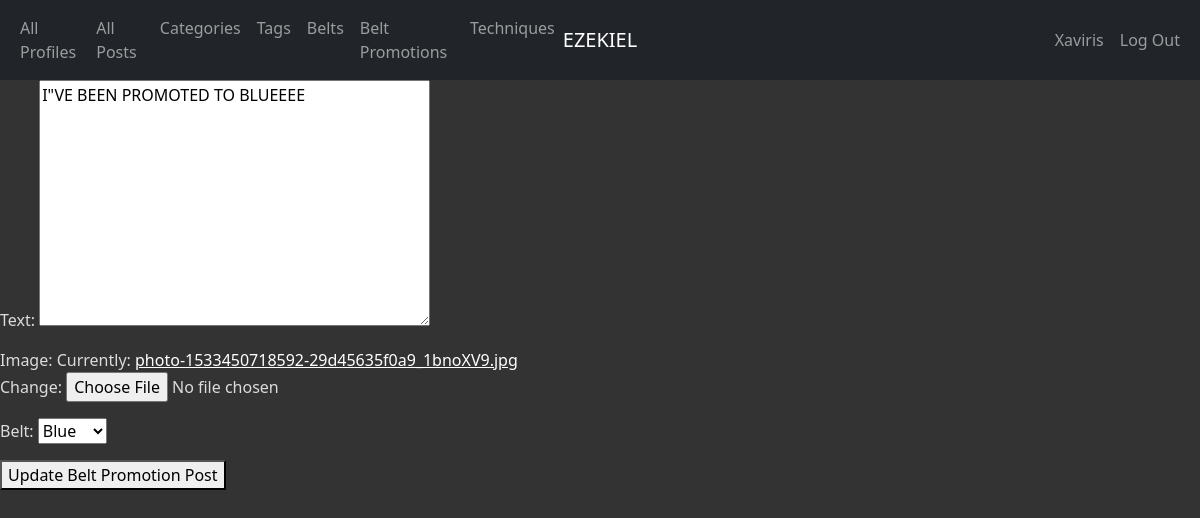
The app's page /belt_promotions/2/update/ (signed in) with its own data.
### app_info/models.py (models this page shows, shortened)
class Profile(AbstractUser):
    profile_id = models.AutoField(primary_key=True)
    first_name = models.CharField(max_length=45)
    last_name = models.CharField(max_length=45)
    join_date = models.DateTimeField(default=timezone.now)
    profile_picture = models.ImageField(default="")
    banner_picture = models.ImageField(default="")
    belt = models.ForeignKey(Belt, related_name='profiles', on_delete=models.PROTECT)
    def get_absolute_url(self):
        return reverse('app_info_profile_detail_urlpattern',
                       kwargs={'pk': self.pk}
                       )
    class Meta:
        ordering = ['first_name']

class BeltPromotionPost(models.Model):
    belt_promotion_post_id = models.AutoField(primary_key=True)
    text = models.TextField()
    image = models.ImageField(default="")
    created_at = models.DateTimeField(auto_now_add=True)
    updated_at = models.DateTimeField(auto_now=True)
    likes = models.IntegerField(default=0)
    profile = models.ForeignKey(Profile, related_name='belt_promotion_posts', on_delete=models.CASCADE)
    belt = models.ForeignKey(Belt, related_name="belt_promotion_posts", on_delete=models.PROTECT)
    def get_update_url(self):
        return reverse('app_info_belt_promotion_post_update_urlpattern',
                       kwargs={'pk': self.pk}
                       )
    class Meta:
        ordering = ['belt']

class Belt(models.Model):
    belt_id = models.AutoField(primary_key=True)
    name = models.CharField(max_length=45)
    def __str__(self):
        return '%s' % (self.name)
    class Meta:
        ordering = ['name']

### app_info/views.py (the view)
class BeltPromotionPostUpdate(LoginRequiredMixin, PermissionRequiredMixin, UpdateView):
    form_class = BeltPromotionPostForm
    model = BeltPromotionPost
    template_name = 'app_info/beltpromotionpost_form_update.html'
    permission_required = ''

### app_info/forms.py (shortened to what this page needs)
class BeltPromotionPostForm(ModelForm):
    class Meta:
        model = BeltPromotionPost
        fields = '__all__'
        exclude = ('created_at', 'updated_at', 'likes', 'profile')

### app_info/templates/app_info/beltpromotionpost_form_update.html (shortened to what this page needs)
{% extends 'app_info/base.html' %}
{% block content %}
    <form
        action="{{ beltpromotionpost.get_update_url }}"
        enctype='multipart/form-data'
        method="post">
        {{ form.as_p }}
        <button type="submit" class="button button-primary">Update Belt Promotion Post</button>
    </form>
{% endblock %}

### app_info/templates/app_info/base.html (shortened to what this page needs)
{% load static %}
<!DOCTYPE html>
<html lang="en">
<head>
  {% load bootstrap5 %}
  {% bootstrap_css %}
        <link rel="stylesheet" type="text/css"
          href="{% static 'app_info/cover.css' %}">
        <link rel="stylesheet" type="text/css"
          href="{% static 'app_info/profile.css' %}">
</head>
<body>
<nav class="navbar navbar-expand-md navbar-dark bg-dark">
    <div class="container-fluid">
        <div class="navbar-collapse collapse w-100 order-1 order-md-0 dual-collapse2">
            <ul class="navbar-nav me-auto">
            <li class="nav-item">
                <a class="nav-link" href="{% url 'app_info_profile_list_urlpattern' %}">
                    All Profiles</a></li>
            <li class="nav-item">
                <a class="nav-link" href="{% url 'app_info_post_list_urlpattern' %}">
                    All Posts</a>
            </li>
            <li class="nav-item">
                <a class="nav-link" href="{% url 'app_info_category_list_urlpattern' %}">
                    Categories</a>
            </li>
            <li class="nav-item">
                <a class="nav-link" href="{% url 'app_info_tag_list_urlpattern' %}">
                    Tags</a>
            </li>
            <li class="nav-item">
                <a class="nav-link" href="{% url 'app_info_belt_list_urlpattern' %}">
                    Belts</a>
            </li>
            <li class="nav-item">
                <a class="nav-link" href="{% url 'app_info_belt_promotion_post_list_urlpattern' %}">
                    Belt Promotions</a>
            </li>
            <li class="nav-item">
                <a class="nav-link" href="{% url 'app_info_technique_list_urlpattern' %}">
                    Techniques</a>
            </li>
            </ul>
        </div>
        <div class="mx-auto order-0">
            <a class="navbar-brand mx-auto" href="/">EZEKIEL</a>
        </div>
        <div class="navbar-collapse collapse w-100 order-3 dual-collapse2">
            <ul class="navbar-nav ms-auto">
                <li class="nav-item">
                    {% if user.is_authenticated %}
                    <li><a class="nav-link" href="{{ user.get_absolute_url }}">
                        {{ user.username }}</a></li>
                {% else %}
                    <li><a class="nav-link" href="{% url 'app_info_profile_create_urlpattern'%}">Sign Up</a></li>
                {% endif %}
                </li>
                <li class="nav-item">
                    {% if user.is_authenticated %}
                    <li><a class="nav-link" href="{% url 'logout_urlpattern' %}">
                        Log Out</a></li>
                {% else %}
                    <li><a class="nav-link" href="{% url 'login_urlpattern' %}">
                        Login</a></li>
                {% endif %}
                </li>
            </ul>
        </div>
    </div>
</nav>
{% block content %}{% endblock %}
</body>
</html>

### static/app_info/cover.css (style rules this page uses)
a, a:focus, a:hover { color: #fff; }
html, body { height: 100%; background-color: #333; }
div, h2, h3, em, li, span, label, td, th, p { color: gainsboro; }

### records on screen
Profile: username "Xaviris"
BeltPromotionPost: text "I\"VE BEEN PROMOTED TO BLUEEEE"
Belt: belt "Blue"
